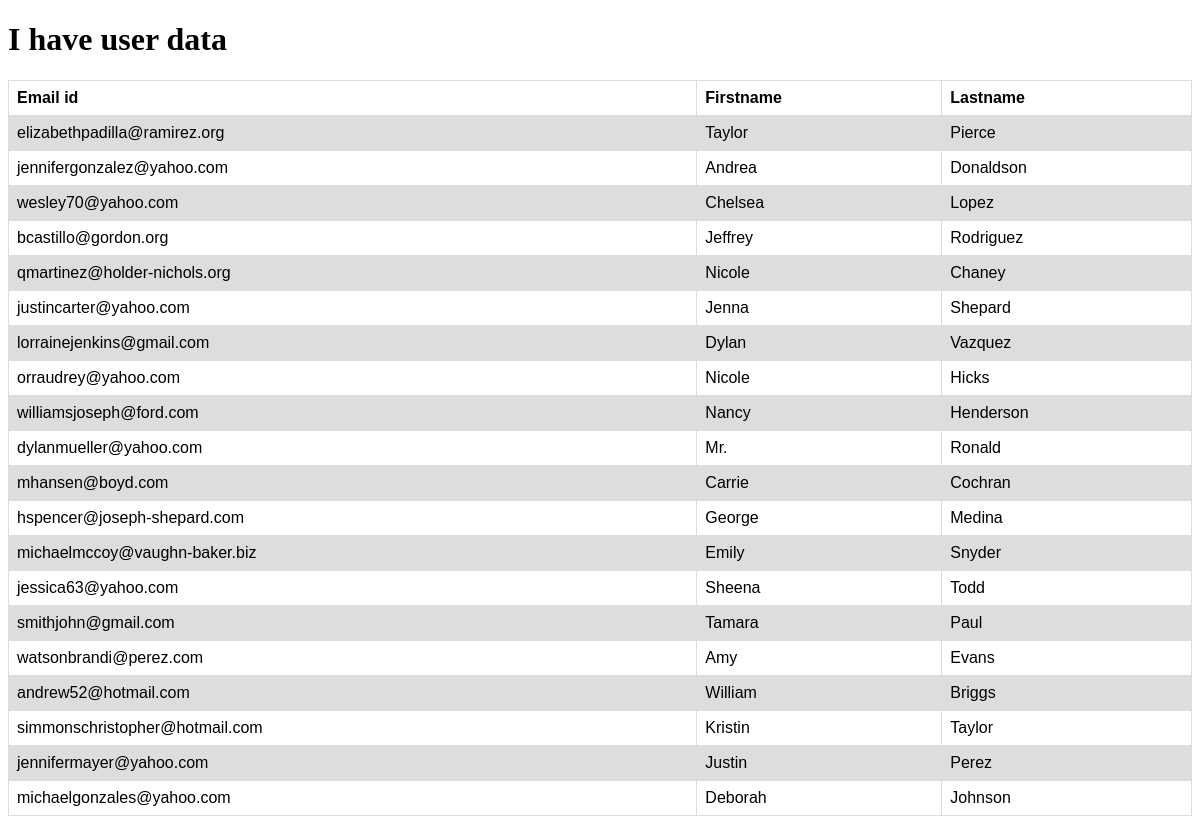
The page /data/ on the database as committed earlier.
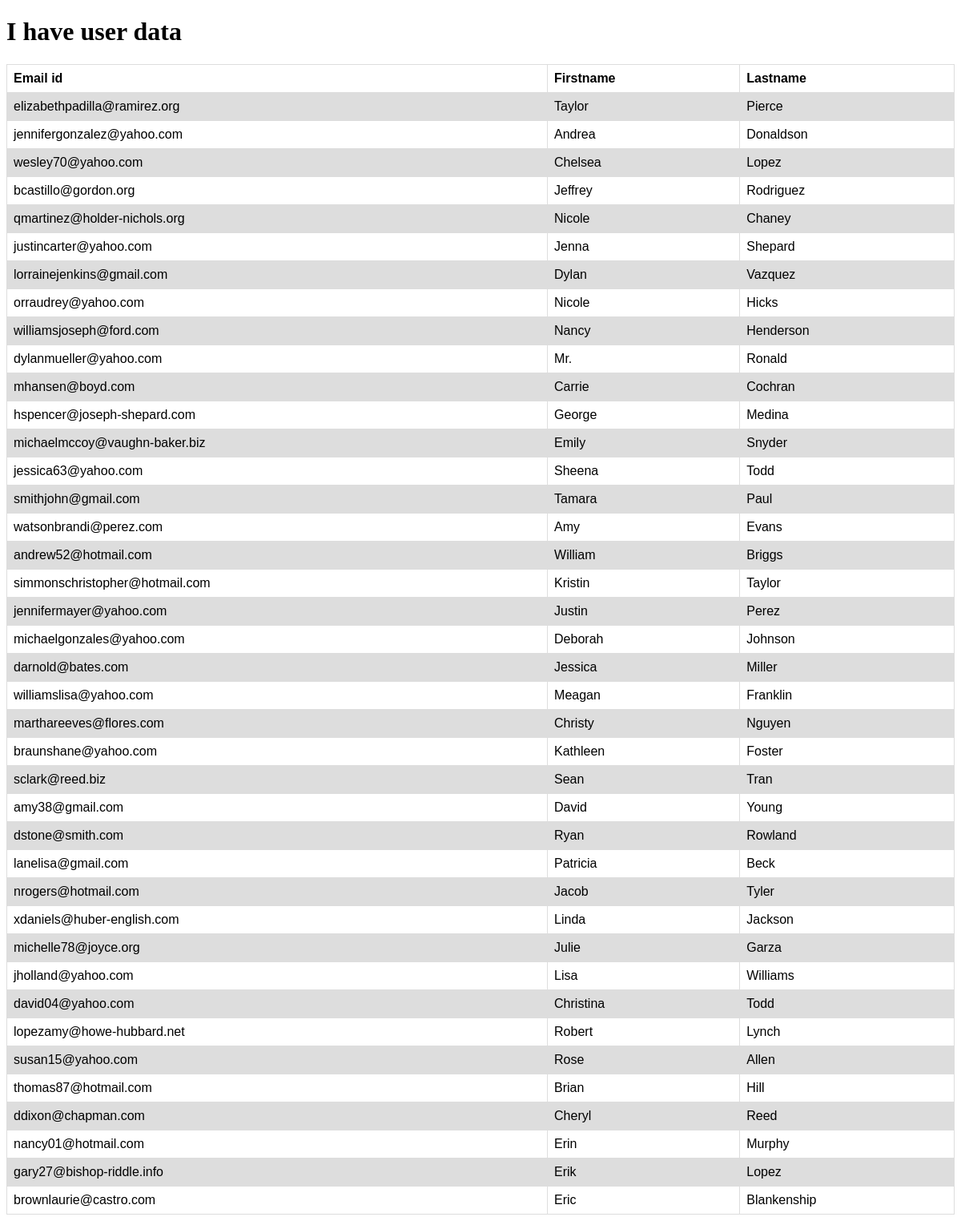
The same page on the database as committed later.
### first_app/models.py (models this page shows)
class RealUser(models.Model):
    email_id = models.CharField(max_length=36)
    first_name = models.CharField(max_length=36)
    last_name = models.CharField(max_length=36)
    def __str__(self):
        return self.email_id

### first_app/views.py (the view)
# urls.py: path('data/', views.user_data, name=''),
def user_data(request):
    print(RealUser.objects.all())
    d = {"md": RealUser.objects.all()}
    return render(request, "data.html", d)

### template/data.html (shortened to what this page needs)
<!DOCTYPE html>
{% load staticfiles %}
<html lang="en">
<head>
    <link rel="stylesheet" type="text/css" href="{% static 'CSS/datastyle.css' %}">
</head>
<body>
<h1>I have user data</h1>
<table style="width:100%">
    <tr>
        <th>Email id</th>
        <th>Firstname</th>
        <th>Lastname</th>
    </tr>
    {%for i in md%}
    <tr>
        <td>{{i}}</td>
        <td>{{i.first_name}}</td>
        <td> {{i.last_name }}</td>
    </tr>
    {% endfor %}
</table>
</body>
</html>

### static/CSS/datastyle.css (style rules this page uses)
table { font-family: arial, sans-serif; border-collapse: collapse; width: 100%; }
td, th { border: 1px solid #dddddd; text-align: left; padding: 8px; }
tr:nth-child(even) { background-color: #dddddd; }

Rows that differ between the two databases and show on the page:
added RealUser: email "darnold@bates.com", first_name "Jessica", last_name "Miller"
added RealUser: email "williamslisa@yahoo.com", first_name "Meagan", last_name "Franklin"
added RealUser: email "marthareeves@flores.com", first_name "Christy", last_name "Nguyen"
added RealUser: email "braunshane@yahoo.com", first_name "Kathleen", last_name "Foster"
added RealUser: email "sclark@reed.biz", first_name "Sean", last_name "Tran"
added RealUser: email "amy38@gmail.com", first_name "David", last_name "Young"
added RealUser: email "dstone@smith.com", first_name "Ryan", last_name "Rowland"
added RealUser: email "lanelisa@gmail.com", first_name "Patricia", last_name "Beck"
added RealUser: email "nrogers@hotmail.com", first_name "Jacob", last_name "Tyler"
added RealUser: email "xdaniels@huber-english.com", first_name "Linda", last_name "Jackson"
added RealUser: email "michelle78@joyce.org", first_name "Julie", last_name "Garza"
added RealUser: email "jholland@yahoo.com", first_name "Lisa", last_name "Williams"
added RealUser: email "david04@yahoo.com", first_name "Christina", last_name "Todd"
added RealUser: email "lopezamy@howe-hubbard.net", first_name "Robert", last_name "Lynch"
added RealUser: email "susan15@yahoo.com", first_name "Rose", last_name "Allen"
added RealUser: email "thomas87@hotmail.com", first_name "Brian", last_name "Hill"
added RealUser: email "ddixon@chapman.com", first_name "Cheryl", last_name "Reed"
added RealUser: email "nancy01@hotmail.com", first_name "Erin", last_name "Murphy"
added RealUser: email "gary27@bishop-riddle.info", first_name "Erik", last_name "Lopez"
added RealUser: email "brownlaurie@castro.com", first_name "Eric", last_name "Blankenship"
